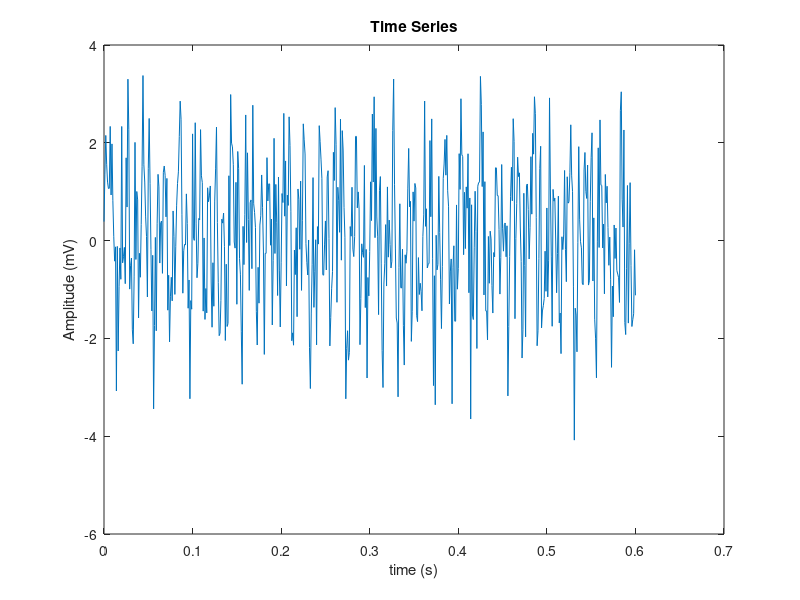
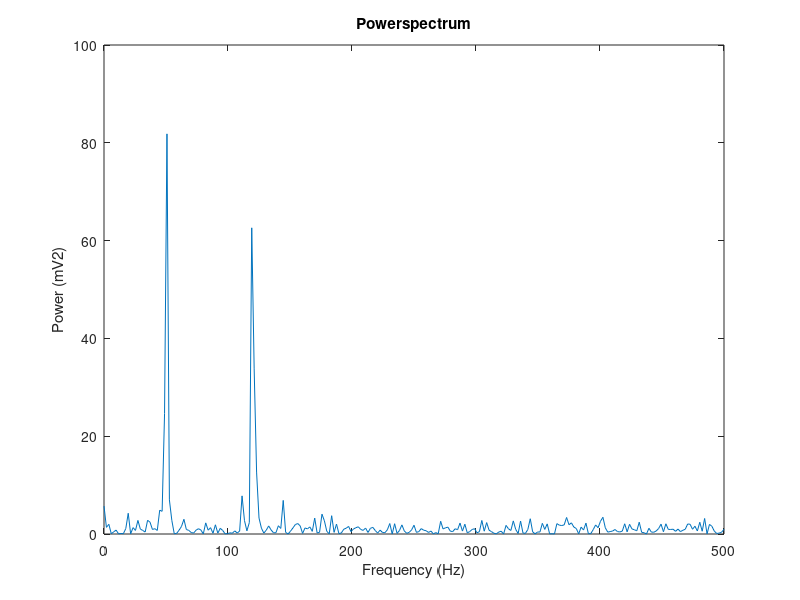

Reproduce these figures in MATLAB, in order.
% pr7_1.m
% Spectrum
% WvD 2004

srate=1000;                             % sample rate
pt=512;                                 % points (2^n) for the FFT
range=(pt/2);                           % range for the spectral plot

t=0:1/srate:0.6;                        % time axis
f=srate*(0:range)/pt;                   % frequency axis
                                      
x=sin(2*pi*50*t)+sin(2*pi*120*t);
y=x+randn(1,length(t));                 % signal + noise in mV

figure                                  % plot signal
plot(t,y)
title('Time Series')
xlabel('time (s)')
ylabel('Amplitude (mV)')

Y=fft(y,pt);                            % do a 512 pt FFT
Pyy=Y.*conj(Y)/pt;                      % Power spectrum

figure                                  % Plot result
plot(f,Pyy(1:length(f)));               
title('Powerspectrum')
xlabel('Frequency (Hz)')
ylabel('Power (mV2)')

